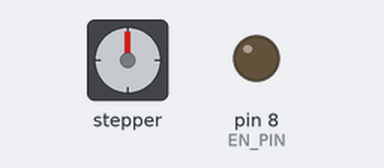
Recording of a sketch running on a simulated Arduino Uno, built with avr-gcc and run on an emulated ATmega328P. On the bench: stepper motor, output pins drawn as LEDs (lit = HIGH). Stepper angles assume 200 steps per turn; what the sketch prints to the serial monitor is not drawn.

Above: at 0.05 s.
At 1.9 s:
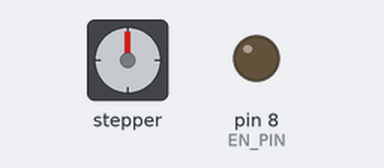
At 3.8 s:
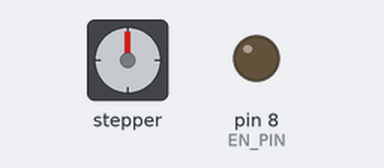
At 7.95 s:
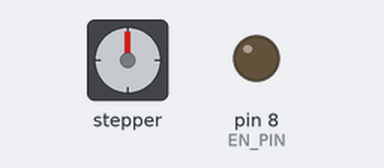
Timing chart, 0 to 11.1 s (numbered marks = the images above):
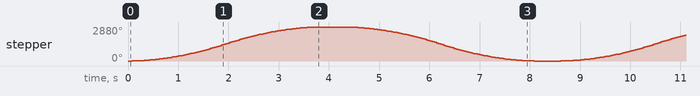

Measured:
- by itself, stepper: turns 2880° clockwise in 3.7 s, then 2880° counter-clockwise in 3.7 s, repeating every 8.5 s

The sketch:

arduino.ino
```cpp
// use `AccelStepper` lib by Mike McCauley
// TMC2209 in step/dir (standalone) mode — UART + StallGuard4 if you wire PDN_UART
#include <AccelStepper.h>

#define STEP_PIN 3
#define DIR_PIN 2
#define EN_PIN 8

AccelStepper stepper(AccelStepper::DRIVER, STEP_PIN, DIR_PIN);

void setup() {
  Serial.begin(9600);
  pinMode(EN_PIN, OUTPUT);
  digitalWrite(EN_PIN, LOW);  // enable (active low on most carriers)

  stepper.setMaxSpeed(1000);
  stepper.setAcceleration(500);
  Serial.println("TMC2209 Ready");
}

void loop() {
  stepper.move(1600);  // 200 steps * 8 microsteps example
  while (stepper.distanceToGo() != 0) {
    stepper.run();
  }
  delay(500);

  stepper.move(-1600);
  while (stepper.distanceToGo() != 0) {
    stepper.run();
  }
  delay(500);
}
```
